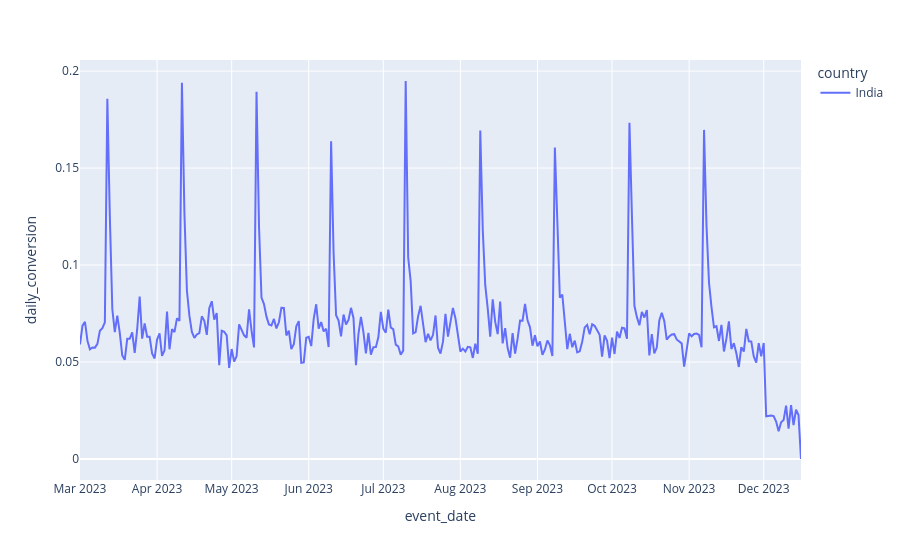

Notebook source saved alongside this figure:
### Code cell
query_5 = """
with dau as(
select
date(s.session_start_time) as event_date,
ui.country,
count(distinct s.user_id) as dau
from mobile_game.sessions s 
left join mobile_game.user_info ui
on s.user_id = ui.user_id
group by event_date, ui.country
),
p_users as(
select
t.event_date,
ui.country,
count(distinct t.user_id) as paying_users
from mobile_game.transactions t 
left join mobile_game.user_info ui
on t.user_id = ui.user_id
group by t.event_date, ui.country
)

select 
dau.event_date,
dau.country,
case 
	when dau.dau = 0 then 0
	else coalesce(p_users.paying_users, 0)::float /dau.dau
end as daily_conversion
from dau
left join p_users
on dau.event_date = p_users.event_date
and dau.country = p_users.country
where dau.country = 'India'
"""
df_5 = fetch_data_pandas(query_5)
px.line(df_5, x='event_date', y='daily_conversion', color='country')

### Figure 1 — Plotly figure (JSON) as saved in the notebook; plotly's stock layout.template omitted (floating-point values rounded to 4 significant figures; data arrays with more than 128 entries replaced by an {"elided": "..."} marker saying what was removed)
{"data": [{"hovertemplate": "country=India<br>event_date=%{x}<br>daily_conversion=%{y}<extra></extra>", "legendgroup": "India", "line": {"color": "#636efa", "dash": "solid"}, "marker": {"symbol": "circle"}, "mode": "lines", "name": "India", "orientation": "v", "showlegend": true, "type": "scatter", "x": {"elided": "291 str values"}, "xaxis": "x", "y": {"elided": "291 float values"}, "yaxis": "y"}], "layout": {"legend": {"title": {"text": "country"}, "tracegroupgap": 0}, "margin": {"t": 60}, "xaxis": {"anchor": "y", "domain": [0, 1], "title": {"text": "event_date"}}, "yaxis": {"anchor": "x", "domain": [0, 1], "title": {"text": "daily_conversion"}}}}
